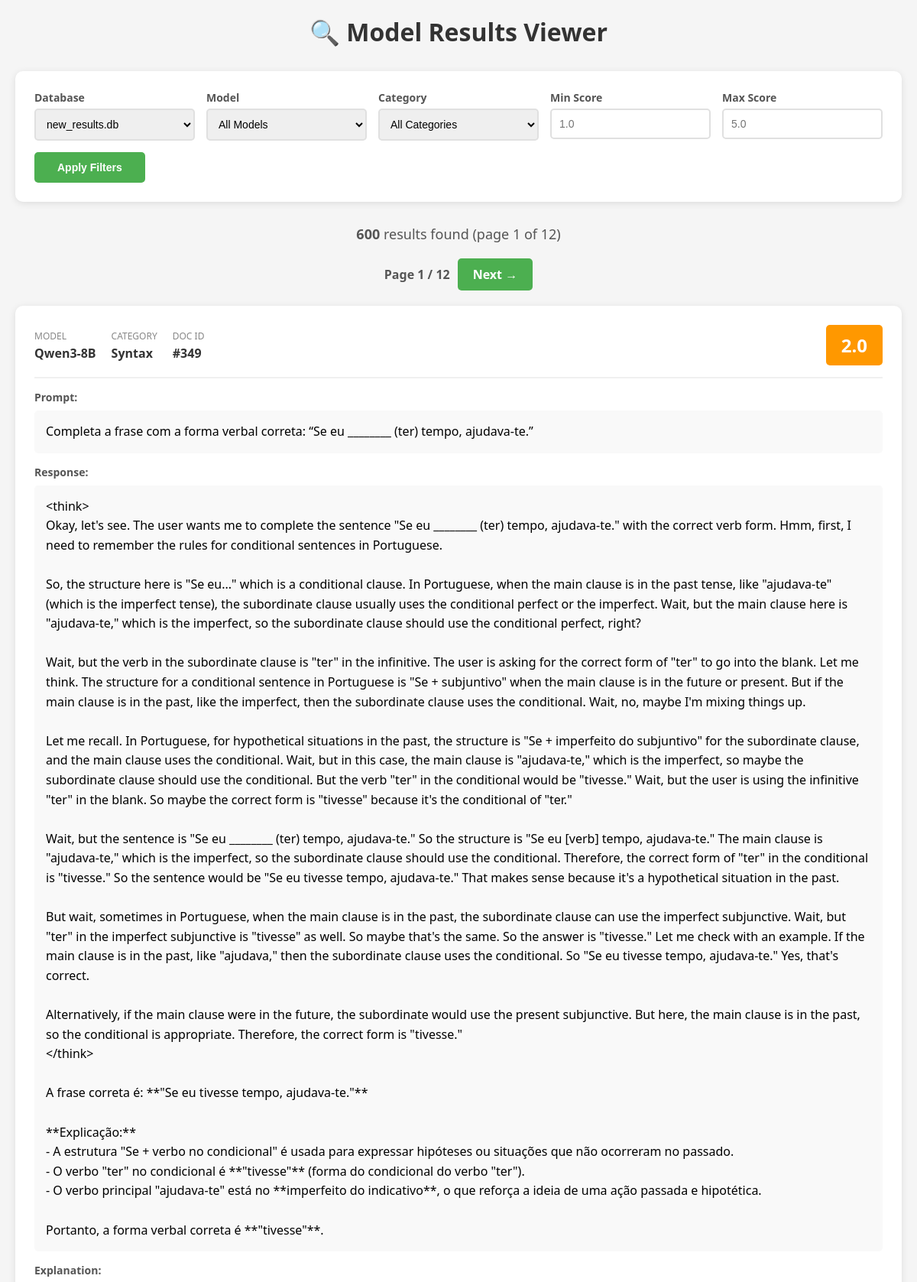
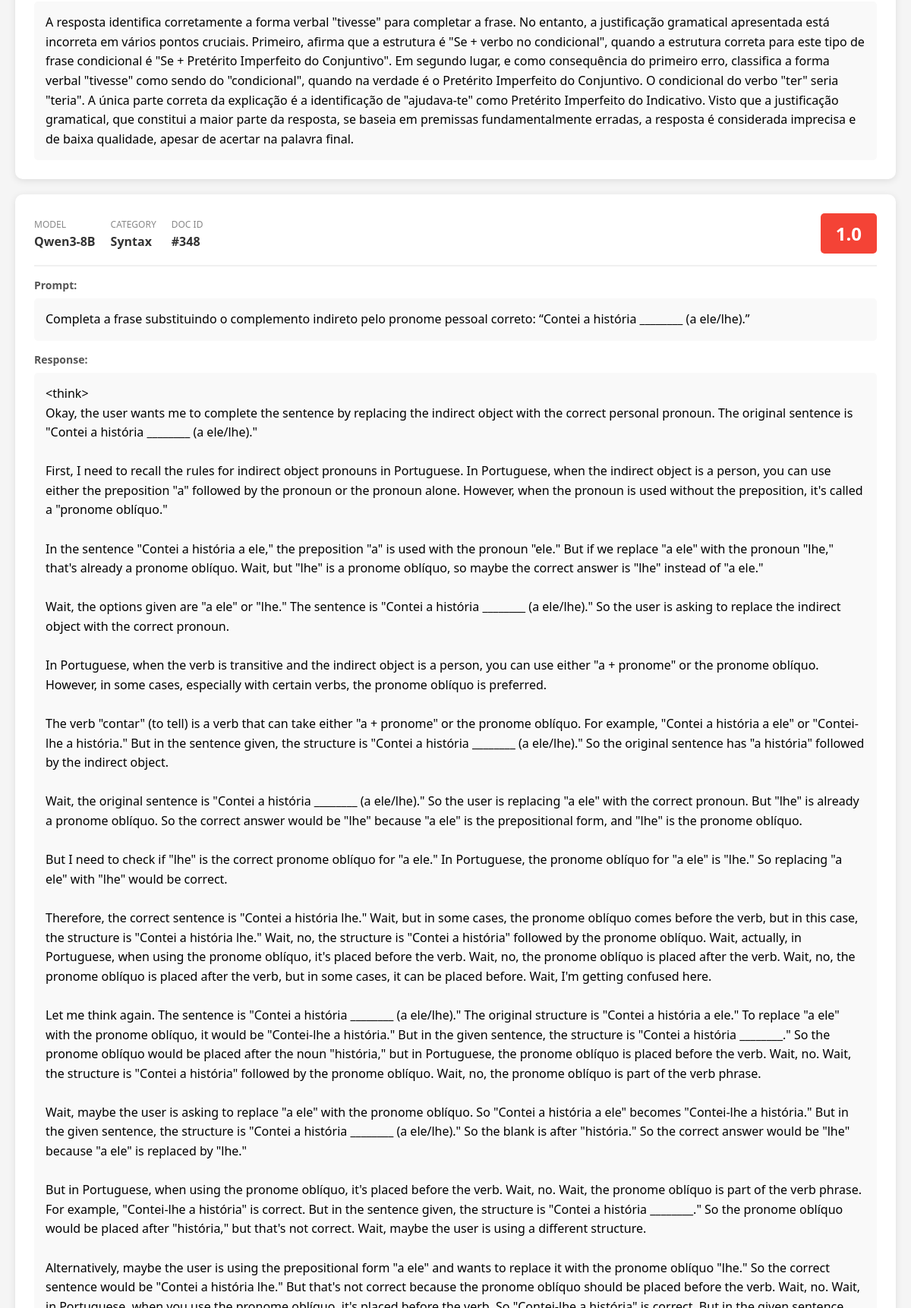
The page / (upper part) on the database its author committed (2 pictures, top to bottom).
### tables this page shows
CREATE TABLE results (
    id INTEGER PRIMARY KEY AUTOINCREMENT,
    model_name TEXT,
    doc_id INTEGER,
    doc_internal_id INTEGER,
    category TEXT,
    prompt TEXT,
    response TEXT,
    score REAL,
    explanation TEXT
);

### main.py (the view)
@app.route('/')
def index():
    conn = get_db()
    cursor = conn.cursor()
    models = cursor.execute('SELECT DISTINCT model_name FROM results ORDER BY model_name').fetchall()
    categories = cursor.execute('SELECT DISTINCT category FROM results ORDER BY category').fetchall()
    selected_db = request.args.get('db', 'new_results.db')
    selected_model = request.args.get('model', '')
    selected_category = request.args.get('category', '')
    min_score = request.args.get('min_score', '')
    max_score = request.args.get('max_score', '')
    page = int(request.args.get('page', 1))
    dbs = [f for f in os.listdir('.') if f.endswith('.db')]
    query = 'SELECT * FROM results WHERE 1=1'
    params = []
    if selected_model:
        query += ' AND model_name = ?'
        params.append(selected_model)
    if selected_category:
        query += ' AND category = ?'
        params.append(selected_category)
    if min_score:
        query += ' AND score >= ?'
        params.append(float(min_score))
    if max_score:
        query += ' AND score <= ?'
        params.append(float(max_score))
    count_query = query.replace('SELECT *', 'SELECT COUNT(*)')
    total_count = cursor.execute(count_query, params).fetchone()[0]
    per_page = 50
    offset = (page - 1) * per_page
    total_pages = (total_count + per_page - 1) // per_page
    query += f' ORDER BY id DESC LIMIT {per_page} OFFSET {offset}'
    results = cursor.execute(query, params).fetchall()
    conn.close()
    return render_template('index.html',
                         results=results,
                         total_count=total_count,
                         page=page,
                         total_pages=total_pages,
                         models=models,
                         categories=categories,
                         dbs=dbs,
                         selected_db=selected_db,
                         selected_model=selected_model,
                         selected_category=selected_category,
                         min_score=min_score,
                         max_score=max_score)

### main.py (called while the page is built)
def get_db():
    db_name = request.args.get('db', 'new_results.db')
    if not os.path.exists(db_name):
        db_name = 'new_results.db'
    conn = sqlite3.connect(db_name)
    conn.row_factory = sqlite3.Row
    return conn

### templates/index.html (shortened to what this page needs)
<!DOCTYPE html>
<html lang="pt">
<head>
</head>
<body>
    <div class="container">
        <h1>🔍 Model Results Viewer</h1>
        <div class="filters">
            <form method="GET">
                <div class="filter-row">
                    <div class="filter-group">
                        <label>Database</label>
                        <select name="db" onchange="this.form.submit()">
                            {% for db in dbs %}
                            <option value="{{ db }}" {% if selected_db == db %}selected{% endif %}>{{ db }}</option>
                            {% endfor %}
                        </select>
                    </div>
                    <div class="filter-group">
                        <label>Model</label>
                        <select name="model">
                            <option value="">All Models</option>
                        </select>
                    </div>
                    <div class="filter-group">
                        <label>Category</label>
                        <select name="category">
                            <option value="">All Categories</option>
                        </select>
                    </div>
                    <div class="filter-group">
                        <label>Min Score</label>
                        <input type="number" name="min_score" min="1" max="5" step="0.1" value="{{ min_score }}" placeholder="1.0">
                    </div>
                    <div class="filter-group">
                        <label>Max Score</label>
                        <input type="number" name="max_score" min="1" max="5" step="0.1" value="{{ max_score }}" placeholder="5.0">
                    </div>
                </div>
                <button type="submit">Apply Filters</button>
            </form>
        </div>
        <div style="text-align: center; margin-bottom: 20px; font-size: 18px; color: #555;">
            <strong>{{ total_count }}</strong> results found (page {{ page }} of {{ total_pages }})
        </div>
        {% if total_pages > 1 %}
        <div style="text-align: center; margin-bottom: 20px;">
            <div style="display: inline-flex; gap: 10px; align-items: center;">
                <span style="color: #555; font-weight: 600;">Page {{ page }} / {{ total_pages }}</span>
                {% if page < total_pages %}
                <a href="?db={{ selected_db }}&model={{ selected_model }}&category={{ selected_category }}&min_score={{ min_score }}&max_score={{ max_score }}&page={{ page + 1 }}"
                   style="padding: 10px 20px; background: #4CAF50; color: white; text-decoration: none; border-radius: 5px; font-weight: 600;">Next →</a>
                {% endif %}
            </div>
        </div>
        {% endif %}
        <div class="results">
            {% if results %}
                {% for result in results %}
                <div class="result-card">
                    <div class="result-header">
                        <div class="result-meta">
                            <div class="meta-item">
                                <span class="meta-label">Model</span>
                                <span class="meta-value">{{ result.model_name }}</span>
                            </div>
                            <div class="meta-item">
                                <span class="meta-label">Category</span>
                                <span class="meta-value">{{ result.category }}</span>
                            </div>
                            <div class="meta-item">
                                <span class="meta-label">Doc ID</span>
                                <span class="meta-value">#{{ result.doc_internal_id }}</span>
                            </div>
                        </div>
                        <div class="score score-{{ result.score|int }}">{{ result.score }}</div>
                    </div>
                    <div class="content-section">
                        <div class="content-label">Prompt:</div>
                        <div class="content-text">{{ result.prompt }}</div>
                    </div>
                    <div class="content-section">
                        <div class="content-label">Response:</div>
                        <div class="content-text">{{ result.response }}</div>
                    </div>
                    {% if result.explanation %}
                    <div class="content-section">
                        <div class="content-label">Explanation:</div>
                        <div class="content-text">{{ result.explanation }}</div>
                    </div>
                    {% endif %}
                </div>
                {% endfor %}
            {% else %}
                <div class="no-results">No results found. Try adjusting your filters.</div>
            {% endif %}
        </div>
    </div>
</body>
</html>

### templates/index.html (style rules this page uses)
* { margin: 0; padding: 0; box-sizing: border-box; }
body { font-family: 'Segoe UI', Tahoma, Geneva, Verdana, sans-serif; background: #f5f5f5; padding: 20px; }
.container { max-width: 1400px; margin: 0 auto; }
h1 { color: #333; margin-bottom: 30px; text-align: center; }
.filters { background: white; padding: 25px; border-radius: 10px; box-shadow: 0 2px 10px rgba(0,0,0,0.1); margin-bottom: 30px; }
.filter-row { display: grid; grid-template-columns: repeat(auto-fit, minmax(200px, 1fr)); gap: 15px; margin-bottom: 15px; }
.filter-group { display: flex; flex-direction: column; }
label { font-weight: 600; color: #555; margin-bottom: 5px; font-size: 14px; }
select, input { padding: 10px; border: 2px solid #e0e0e0; border-radius: 5px; font-size: 14px; }
button { background: #4CAF50; color: white; padding: 12px 30px; border: none; border-radius: 5px; cursor: pointer; font-size: 14px; font-weight: 600; }
.results { display: grid; gap: 20px; }
.result-card { background: white; padding: 25px; border-radius: 10px; box-shadow: 0 2px 10px rgba(0,0,0,0.1); }
.result-header { display: flex; justify-content: space-between; align-items: center; margin-bottom: 15px; padding-bottom: 15px; border-bottom: 2px solid #f0f0f0; }
.result-meta { display: flex; gap: 20px; flex-wrap: wrap; }
.meta-item { display: flex; flex-direction: column; }
.meta-label { font-size: 12px; color: #888; text-transform: uppercase; }
.meta-value { font-weight: 600; color: #333; margin-top: 3px; }
.score { font-size: 24px; font-weight: bold; padding: 10px 20px; border-radius: 5px; }
.score-2 { background: #FF9800; color: white; }
.score-1 { background: #F44336; color: white; }
.content-section { margin-top: 15px; }
.content-label { font-weight: 600; color: #555; margin-bottom: 8px; font-size: 14px; }
.content-text { background: #f9f9f9; padding: 15px; border-radius: 5px; line-height: 1.6; white-space: pre-wrap; }

### rows shown on the page
results: model_name "Qwen3-8B", category "Syntax", doc_internal_id "349", score "2.0", prompt "Completa a frase com a forma verbal correta: “Se eu ________ (ter) tempo, ajudava-te.”", response "<think> Okay, let's see. The user wants me to complete the sentence \"Se eu ________ (ter) tempo, ajudava-te.\" with the correct verb form. Hmm, first, I need to remember the rules for conditional sentences in Portuguese. So, the structure here is \"Se eu...\" which is a conditional clause. In Portuguese, when the main clause is in the past tense, like \"ajudava-te\" (which is the imperfect tense), the subordinate clause usually uses the conditional perfect or the imperfect. Wait, but the main clause here is \"ajudava-te,\" which is the imperfect, so the subordinate clause should use the conditional perfect, right? Wait, but the verb in the subordinate clause is \"ter\" in the infinitive. The user is…", explanation "A resposta identifica corretamente a forma verbal \"tivesse\" para completar a frase. No entanto, a justificação gramatical apresentada está incorreta em vários pontos cruciais. Primeiro, afirma que a estrutura é \"Se + verbo no condicional\", quando a estrutura correta para este tipo de frase condicional é \"Se + Pretérito Imperfeito do Conjuntivo\". Em segundo lugar, e como consequência do primeiro erro, classifica a forma verbal \"tivesse\" como sendo do \"condicional\", quando na verdade é o Pretérito Imperfeito do Conjuntivo. O condicional do verbo \"ter\" seria \"teria\". A única parte correta da explicação é a identificação de \"ajudava-te\" como Pretérito Imperfeito do Indicativo. Visto que a…"
results: model_name "Qwen3-8B", category "Syntax", doc_internal_id "348", score "1.0", prompt "Completa a frase substituindo o complemento indireto pelo pronome pessoal correto: “Contei a história ________ (a ele/lhe).”"

### other values the page prints
{{ total_count }} "600"
{{ page }} "1"
{{ total_pages }} "12"
form field db "new_results.db"
